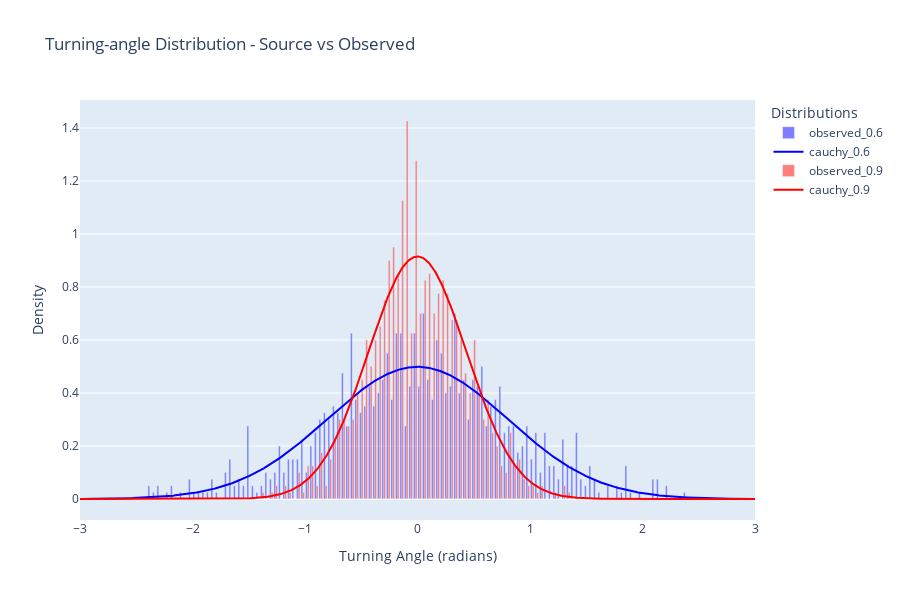

This figure's notebook cell:
### Markdown cell above
# GENERATE TRAJECTORIES AND PLOTING

### Code cell
cauchy_coefficients = [0.6, 0.9]

# Generate trajectories
trajectories = []
for coef in cauchy_coefficients:
    trajectory = crw_trajectory(n_steps=1000, correlation_coeff=coef)
    trajectories.append(trajectory)

# Plot the distributions
fig = plot_turning_angle_distributions(trajectories, cauchy_coefficients)
fig.show()

### Figure 1 — Plotly figure (JSON) as saved in the notebook; plotly's stock layout.template omitted (floating-point values rounded to 4 significant figures; data arrays with more than 128 entries replaced by an {"elided": "..."} marker saying what was removed)
{"data": [{"marker": {"color": "blue"}, "name": "observed_0.6", "opacity": 0.5, "type": "bar", "x": {"elided": "150 float values"}, "y": {"elided": "150 float values"}}, {"line": {"color": "blue", "width": 2}, "mode": "lines", "name": "cauchy_0.6", "type": "scatter", "x": {"elided": "1000 float values"}, "y": {"elided": "1000 float values"}}, {"marker": {"color": "red"}, "name": "observed_0.9", "opacity": 0.5, "type": "bar", "x": {"elided": "150 float values"}, "y": {"elided": "150 float values"}}, {"line": {"color": "red", "width": 2}, "mode": "lines", "name": "cauchy_0.9", "type": "scatter", "x": {"elided": "1000 float values"}, "y": {"elided": "1000 float values"}}], "layout": {"height": 600, "legend": {"title": {"text": "Distributions"}}, "plot_bgcolor": "rgb(225, 235, 245)", "title": {"text": "Turning-angle Distribution - Source vs Observed"}, "xaxis": {"title": {"text": "Turning Angle (radians)"}}, "yaxis": {"title": {"text": "Density"}}}}
